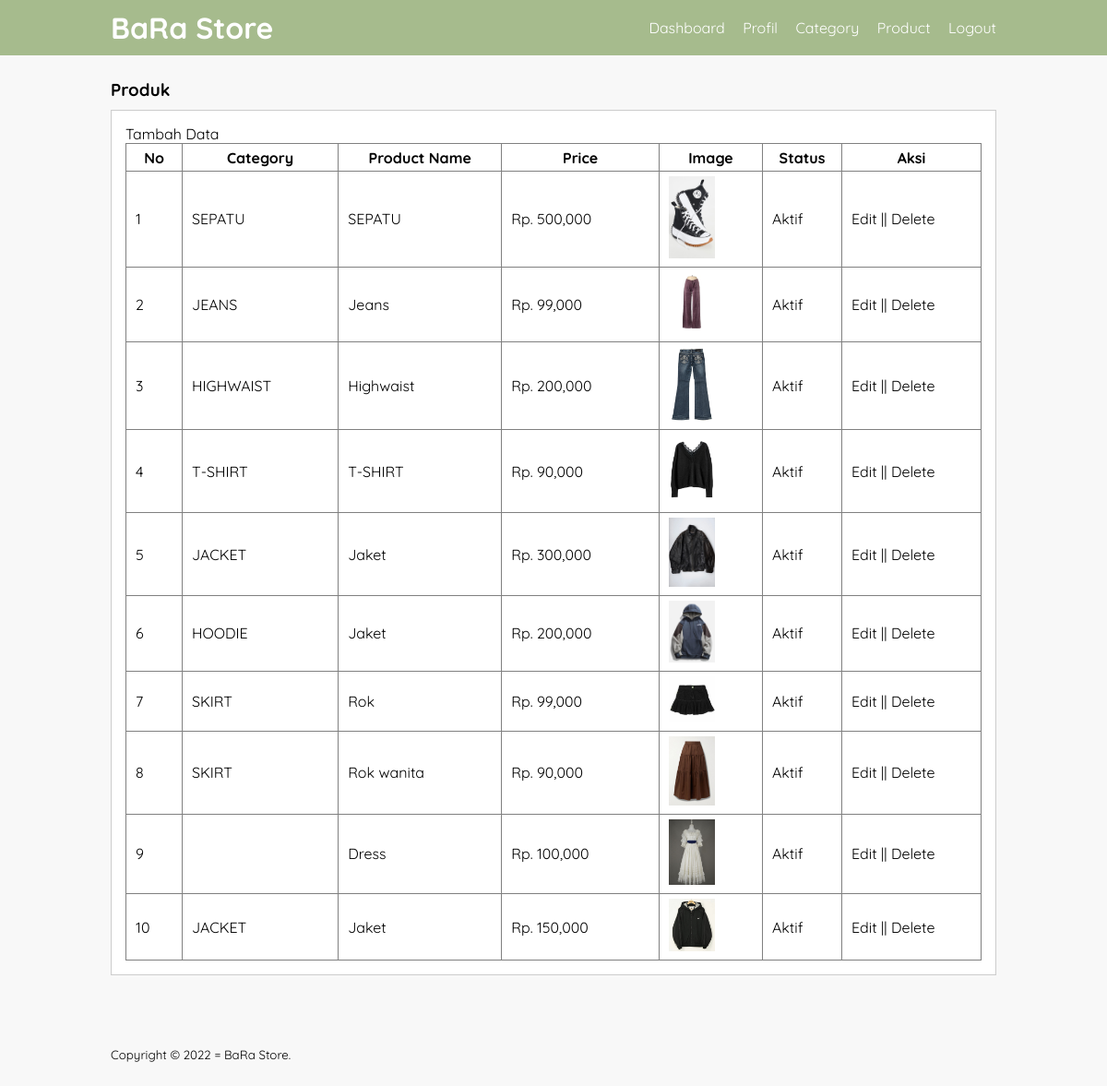
The page /Chapter4/data_product.php (signed in) on the database its author committed.
### tables this page shows
CREATE TABLE `tb_product` (
  `product_id` int(11) NOT NULL,
  `category_id` int(11) NOT NULL,
  `product_name` varchar(100) NOT NULL,
  `product_price` int(11) NOT NULL,
  `product_description` text NOT NULL,
  `product_image` varchar(100) NOT NULL,
  `product_status` tinyint(1) NOT NULL,
  `date_created` timestamp NOT NULL DEFAULT current_timestamp() ON UPDATE current_timestamp()
);

CREATE TABLE `tb_category` (
  `category_id` int(11) NOT NULL,
  `category_name` varchar(25) NOT NULL
);

### Chapter4/data_product.php (the view, shortened to what this page needs)
<?php
  include 'db.php';
?>
<!DOCTYPE html>
<html lang="en">
<head>
    <link rel="stylesheet" type="text/css" href="Css/style.css">
</head>
<body>
    <header>
        <div class="container">
        <h1><a href="dashboard.php">BaRa Store</a></h1>
        <ul>
            <li><a href="dashboard.php">Dashboard</a></li>
            <li><a href="profil.php">Profil</a></li>
            <li><a href="category.php">Category</a></li>
            <li><a href="data_product.php">Product</a></li>
            <li><a href="logout.php">Logout</a></li>
        </ul>
        </div>
    </header>
    <div class="section">
        <div class="container">
            <h3>Produk</h3>
            <div class="box">
                <p><a href="tambah_product.php">Tambah Data</a></p>
            <table border="1" cellspacing="0" class="table">
                    <thead>
                        <tr>
                            <th width="60px">No</th>
                            <th>Category</th>
                            <th>Product Name</th>
                            <th>Price</th>
                            <th>Image</th>
                            <th>Status</th>
                            <th width="150px">Aksi</th>
                        </tr>
                    </thead>
                    <tbody>
                        <?php
                        $no = 1;
                        $product = mysqli_query($conn, "SELECT * FROM tb_product LEFT JOIN tb_category USING (category_id)ORDER BY product_id DESC");
                        if(mysqli_num_rows($product) > 0){
                        while($row = mysqli_fetch_array($product)){
                        ?>
                        <tr>
                            <td><?php echo $no++ ?></td>
                            <td><?php echo $row ['category_name']?></td>
                            <td><?php echo $row ['product_name']?></td>
                            <td>Rp. <?php echo number_format($row ['product_price'])?></td>
                            <td><a href="produk/<?php echo $row['product_image'] ?>" target="_blank"><img src="produk/<?php echo $row['product_image']?>" width="50px"></a></td>
                            <td><?php echo ($row ['product_status'] == 0)? 'Tidak Aktif':'Aktif';?></td>
                            <td>
                                <a href="edit_product.php?id=<?php echo $row ['product_id']?>">Edit</a> || <a href="proses_delete.php?idp=<?php echo $row['product_id']?>" onclick="return confirm('Yakin ingin hapus ?')">Delete</a>
                            </td>
                        </tr>
                        <?php }}else{ ?>
                            <tr>
                                <td colspan="7">Tidak ada data</td>
                            </tr>
                            <?php } ?>
                    </tbody>
                </table>
            </div>
        </div>
    </div>
    <footer>
        <div class="container">
            <small>Copyright &copy; 2022 = BaRa Store.</small>
        </div>
    </footer>
</body>
</html>

### Chapter4/css/style.css (style rules this page uses)
* { padding: 0; margin: 0; font-family: 'Quicksand', sans-serif; }
body { background-color: #f8f8f8; }
a { color: inherit; text-decoration: none; }
header { background-color: #A6BB8D; color: #fff; }
header h1 { float: left; padding: 10px 0; }
header ul { float: right; }
header ul li { display: inline-block; }
header ul li a { padding: 20px 0 20px 15px; display: inline-block; }
footer { padding: 25px 0; }
.container { width: 80%; margin: 0 auto; }
.container:after { content: ''; display: block; clear: both; }
.section { padding: 25px 0; }
.box { background-color: #fff; border: 1px solid #ccc; padding: 15px; box-sizing: border-box; margin: 10px 0 25px 0; }
.box:after { content: ''; display: block; clear: both; }
.table { width: 100%; border-collapse: collapse; }
.table tr { height: 30px; }
.table tr td { padding: 5px 10px; }

### rows shown on the page
tb_product: category.category_name "SEPATU", product_name "SEPATU", product_price "500,000", product_image (picture), product_status "Aktif"
tb_product: category.category_name "JEANS", product_name "Jeans", product_price "99,000", product_image (picture), product_status "Aktif"
tb_product: category.category_name "HIGHWAIST", product_name "Highwaist", product_price "200,000", product_image (picture), product_status "Aktif"
tb_product: category.category_name "T-SHIRT", product_name "T-SHIRT", product_price "90,000", product_image (picture), product_status "Aktif"
tb_product: category.category_name "JACKET", product_name "Jaket", product_price "300,000", product_image (picture), product_status "Aktif"
tb_product: category.category_name "HOODIE", product_name "Jaket", product_price "200,000", product_image (picture), product_status "Aktif"
tb_product: category.category_name "SKIRT", product_name "Rok", product_price "99,000", product_image (picture), product_status "Aktif"
tb_product: category.category_name "SKIRT", product_name "Rok wanita", product_price "90,000", product_image (picture), product_status "Aktif"
tb_product: product_name "Dress", product_price "100,000", product_image (picture), product_status "Aktif"
tb_product: category.category_name "JACKET", product_name "Jaket", product_price "150,000", product_image (picture), product_status "Aktif"
